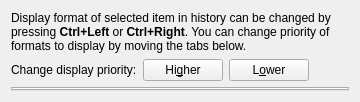
       <widget class="QWidget" name="tabItems">
        <attribute name="title">
         <string>&amp;Items</string>
        </attribute>
        <layout class="QVBoxLayout" name="verticalLayout_2">
         <item>
          <widget class="QLabel" name="label_5">
           <property name="text">
            <string>Display format of selected item in history can be changed by pressing &lt;b&gt;Ctrl+Left&lt;/b&gt; or &lt;b&gt;Ctrl+Right&lt;/b&gt;. You can change priority of formats to display by moving the tabs below.</string>
           </property>
           <property name="wordWrap">
            <bool>true</bool>
           </property>
          </widget>
         </item>
         <item>
          <layout class="QHBoxLayout" name="horizontalLayout_2">
           <item>
            <widget class="QLabel" name="label_3">
             <property name="text">
              <string>Change display priority:</string>
             </property>
            </widget>
           </item>
           <item>
            <widget class="QPushButton" name="pushButtonPluginPriorityUp">
             <property name="text">
              <string>Hi&amp;gher</string>
             </property>
            </widget>
           </item>
           <item>
            <widget class="QPushButton" name="pushButtonPluginPriorityDown">
             <property name="text">
              <string>L&amp;ower</string>
             </property>
            </widget>
           </item>
           <item>
            <spacer name="horizontalSpacer_3">
             <property name="orientation">
              <enum>Qt::Horizontal</enum>
             </property>
             <property name="sizeHint" stdset="0">
              <size>
               <width>40</width>
               <height>20</height>
              </size>
             </property>
            </spacer>
           </item>
          </layout>
         </item>
         <item>
          <widget class="QTabWidget" name="tabWidgetPlugins">
           <property name="movable">
            <bool>true</bool>
           </property>
          </widget>
         </item>
        </layout>
       </widget>
